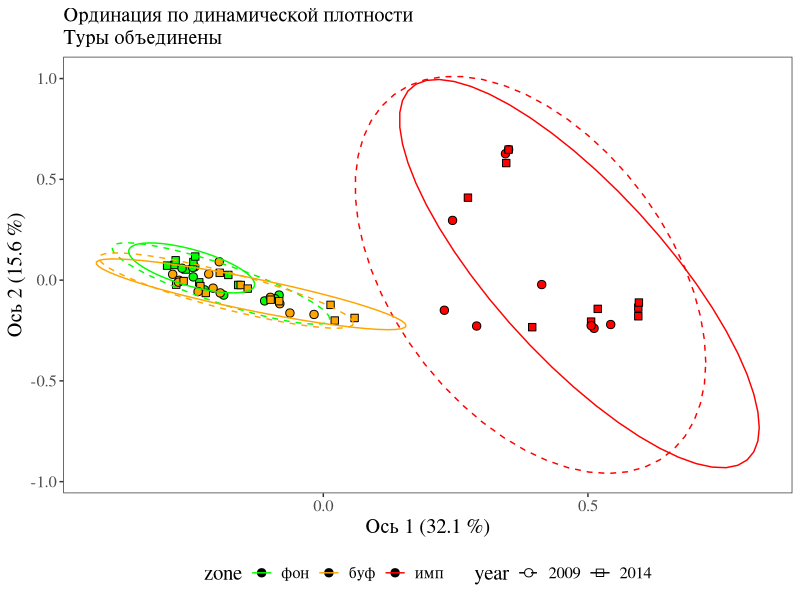
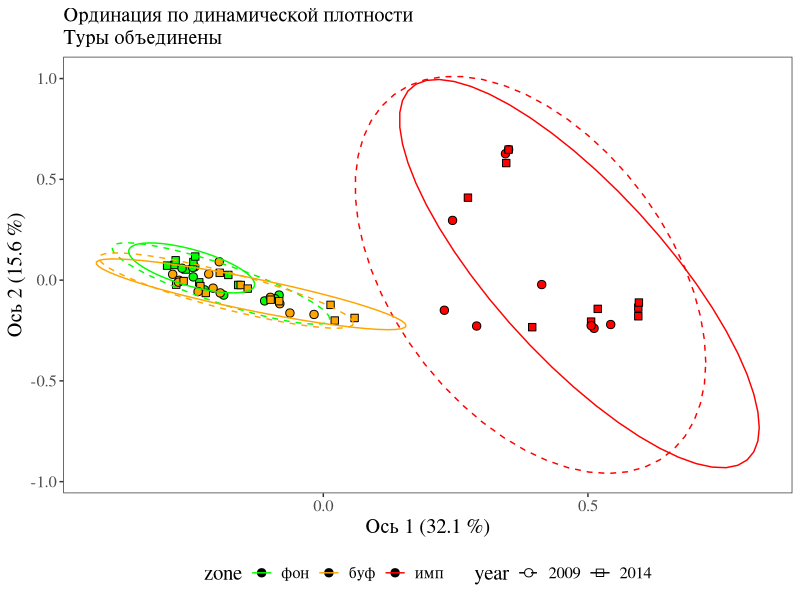

Write R code to recreate these figures, in order.
# Data load ---------------------------------------------------------------
library(tidyverse)
theme_set(
    theme_bw() +
        theme(
            text = element_text(family = "serif", size = 15),
            legend.position = "bottom"
        )
)
L <- c("фон_2009", "фон_2014", "буф_2009", "буф_2014", "имп_2009", "имп_2014")
long <- readxl::read_excel("Data/Carabidae_25.01.2023.xlsx", 
                           sheet = "main_data") %>% 
    select(-duration, -traps) %>% 
    arrange(desc(site), taxa) %>% # -taxa
    mutate(tur = factor(tur), 
           site = fct_inorder(site),
           zone = case_when(zone == "fon" ~ "фоновая", 
                            zone == "bufer" ~ "буферная",
                            zone == "superimpact" ~ "суперимпактная", 
                            TRUE ~ "импактная"),
           zone = factor(zone, levels = c("фоновая", "буферная", "импактная", "суперимпактная")),
           km = str_extract(site, "[:digit:]{1,}"),
           km = as.numeric(km), 
           year = as.factor(year), 
           .after = "site")

# 1 = turs 1 and 2 are united
wide1 <- long %>% # div2 - turs are united
    select(-num, -tur) %>% 
    pivot_wider(names_from = taxa, 
                values_from = abu, 
                # quantitative vartiables come from abundance (inds. per 100 trap-days)
                values_fn = sum, values_fill = 0) %>% 
    select(-no_insects)

dis <- wide1 %>% 
    mutate(
        zone = substr(zone, 1, 3),
        zone = fct_collapse(
        zone, `имп` = c("имп", "суп"))
        ) %>%
    select(-site) %>% 
    # group_by(year, zone, km, plot) %>% 
    # summarise_all(mean) %>% 
    # ungroup %>% 
    # # select_if(~ !is.numeric(.) || sum(.) != 0)
    unite("ID", zone, year, km, plot, sep = "_") %>% 
    # filter(rowSums(.[,2:ncol(.)]) > 0 
    #        # str_detect(ID, "супер", negate = TRUE)
    # ) %>%
    # filter(str_detect(ID, "супер", negate = TRUE))
    column_to_rownames("ID") %>% 
    vegan::vegdist(method = "bray", binary = FALSE)
pc <- ape::pcoa(dis)
eig <- pc$values$Eigenvalues
eig <- round(eig/sum(eig)*100, 1)
pc <- pc$vectors %>% 
    as.data.frame() %>% 
    rownames_to_column("ID") %>% 
    as_tibble()

# Ordination viz ----------------------------------------------------------
pc_data <- pc %>% 
    separate(ID, into = c("zone", "year", "site", "plot"), 
             sep = "_") %>% 
    mutate(#zone = str_replace_all(zone, "ая", "ый"),
           zone = factor(zone, levels = c("фон", "буф", "имп")))
           # zone = fct_relabel(zone, ~paste0(.x, " территория"))) 

pc_data %>% 
ggplot(aes(x = Axis.1, y = Axis.2, linetype = year,
               fill = zone, color = zone, shape = year)) +
    geom_point(color = "black", size = 2.5) +  
    stat_ellipse() + 
    scale_shape_manual(values = c(21, 22))+
    scale_linetype_manual(values = c("dashed", "solid")) +
    scale_fill_manual(values = c("green", "orange", "red")) +
    scale_color_manual(values = c("green", "orange", "red")) +
    labs(subtitle = "Ординация по динамической плотности\nТуры объединены", 
         x = paste0("Ось 1 (", eig[1], " %)"), 
         y = paste0("Ось 2 (", eig[2], " %)"), 
         # fill = "Год", color = "Год", shape = "Год"
         ) +
    theme(panel.grid = element_blank())
ggsave("Plot5.svg", width = 18, height = 13, units = "cm")

# Distances ---------------------------------------------------------------
distances <- list(
    m1_raw = dis,
    m2_2axes = pc %>% 
        column_to_rownames("ID") %>%
        select(1:2) %>% 
        dist(),
    m3_allaxes = pc %>% 
        column_to_rownames("ID") %>% 
        dist()
) %>% 
    lapply(function(m){
        m <- as.matrix(m)
        m[upper.tri(m)] <- NA
        diag(m) <- NA
        m %>% 
            as.data.frame() %>% 
            rownames_to_column("id1") %>% 
            as_tibble() %>% 
            pivot_longer(names_to = "id2", values_to = "dis", -id1) %>% 
            filter(!is.na(dis)) %>% 
            separate(id1, c("zone1", "year1"), sep = "_", extra = "drop") %>% 
            separate(id2, c("zone2", "year2"), sep = "_", extra = "drop") %>% 
            mutate(
                id1 = factor(paste0(zone1, "_", year1), levels = L, ordered = TRUE),
                id2 = factor(paste0(zone2, "_", year2), levels = L, ordered = TRUE),
                .keep = "unused") %>%  
            split(1:nrow(.)) %>% 
                lapply(function(x){
                    if(x$id1 > x$id2) {
                        tibble(dis = x$dis, id1 = x$id2, id2 = x$id1)
                    } else {
                        tibble(dis = x$dis, id1 = x$id1, id2 = x$id2)
                    }
                }) %>% 
            map_dfr(rbind) %>% 
            pivot_wider(
                names_from = id2, values_from = dis, 
                values_fill = NA, values_fn = mean)
    })
distances %>% 
    map(~mutate_if(.x, is.numeric, function(a){round(a, 2)})) %>% 
    writexl::write_xlsx("distances.xlsx")

# ADD PERMANOVA!11!1
